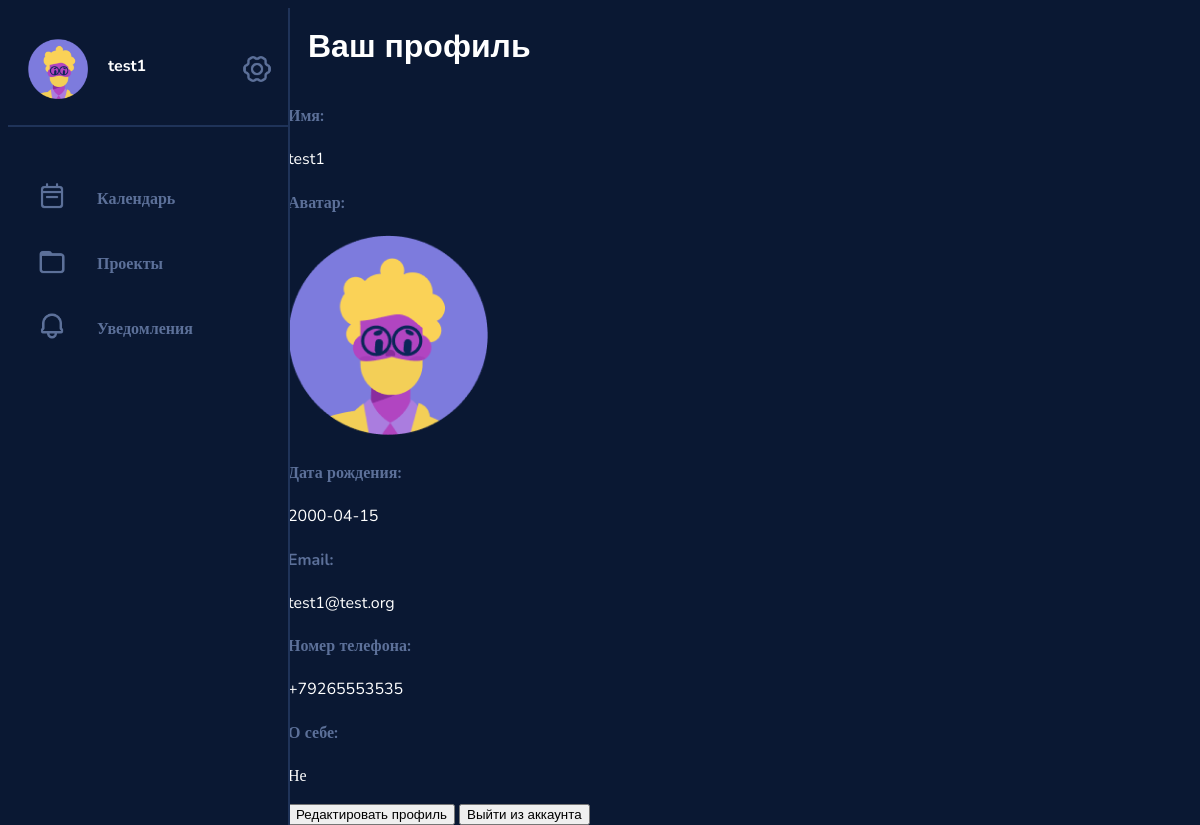
Screenshot of /profile (signed in) with the database file from the repository.
### data/users.py (models this page shows, shortened)
class User(SqlAlchemyBase, UserMixin, SerializerMixin):
    __tablename__ = 'users'
    id = sqlalchemy.Column(sqlalchemy.Integer, primary_key=True, autoincrement=True)
    login = sqlalchemy.Column(sqlalchemy.String, nullable=True)
    password = sqlalchemy.Column(sqlalchemy.String, nullable=True)
    email = sqlalchemy.Column(sqlalchemy.String, index=True, unique=True, nullable=True)
    phone = sqlalchemy.Column(sqlalchemy.String, index=True, unique=True, nullable=True)
    name = sqlalchemy.Column(sqlalchemy.String, nullable=True)
    birth_date = sqlalchemy.Column(sqlalchemy.DateTime, nullable=True)
    bio = sqlalchemy.Column(sqlalchemy.String, nullable=True)
    projects = sqlalchemy.Column(sqlalchemy.String, nullable=True, default=None)
    tasks = sqlalchemy.Column(sqlalchemy.String, nullable=True, default=None)
    picture = sqlalchemy.Column(sqlalchemy.Integer, nullable=True)

### services/profile.py (the view)
@blueprint.route('/profile')
@login_required
def profile():
    user_id = flask_login.current_user.id
    db_sess = session.create_session()
    user = db_sess.query(User).get(user_id)
    return render_template('profile.html', title='Verk | Profile', name=user.name, id=user_id, email=user.email,
                           list_of_avatars=list_of_avatars, avatar=user.picture, phone=user.phone,
                           birth_date=str(user.birth_date).split()[0], bio=user.bio)

### data/db_session.py (called while the page is built)
def create_session() -> Session:
    global __factory
    return __factory()

### funcs.py (called while the page is built)
@login_manager.user_loader
def load_user(user_id):
    return db_session.query(User).get(user_id)

### templates/profile.html (shortened to what this page needs)
<!DOCTYPE html>
<html>
<head>
    <link href="/static/style.css" rel="stylesheet" type="text/css" />
</head>
<body>
{% extends "base.html" %}
{% block content %}
<div class="viewport">
        <div class="profile_info">
            <h1>Ваш профиль</h1>
            <h4>Имя:</h4>
            <p>{{name}}</p>
            <h4>Аватар:</h4>
            <img src={{list_of_avatars[avatar]}}>
            <h4>Дата рождения:</h4>
            <p>{{birth_date}}</p>
            <h4>Email:</h4>
            <p>{{email}}</p>
            <h4>Номер телефона:</h4>
            <p>{{phone}}</p>
            <h4>О себе:</h4>
            <p>{{bio}}</p>
            <button type="submit" onclick="window.location.href='/profile_edit/{{id}}';" value="add_new">Редактировать профиль</button>
            <button type="submit" onclick="window.location.href='/';" value="add_new">Выйти из аккаунта</button>
        </div>
    </div>
{% endblock %}

### templates/base.html (shortened to what this page needs)
<!DOCTYPE html>
<html>
<head>
    <link href="/static/style.css" rel="stylesheet" type="text/css" />
</head>
<body>
    <aside>
        <div class="account_menu">
            <div class="profile_pic">
                <img src="{{list_of_avatars[avatar]}}">
            </div>
            <div class="greeting">
                <h3><a href="/profile/{{id}}">{{name}}</a></h3>
            </div>
            <div class="icon">
                <img src="/static/icons/settings.png">
            </div>
        </div>
        <div class="page_menu">
            <div class="page_element">
                <div class="icon">
                    <img src="/static/icons/calendar.png">
                </div>
                <h4><a href="/agenda">Календарь</a></h4>
            </div>
            <div class="page_element">
                <div class="icon">
                    <img src="/static/icons/folder.png">
                </div>
                <h4><a href="/projects">Проекты</a></h4>
            </div>
            <div class="page_element">
                <div class="icon">
                    <img src="/static/icons/notifications.png">
                </div>
                <h4><a href="/notifications">Уведомления</a></h4>
            </div>
        </div>
    </aside>
{% block content %}{% endblock %}
</body>
</html>

### static/style.css (style rules this page uses)
html, body { height: 100%; width: 100%; background-color: #0A1833; font-family: Nunito, Arial; display: flex; }
h1 { font-family: Arial; color: #FFF; }
h4 { font-family: Nunito; font-size: 16px; color: #5C7099; }
h4 a { color: #5C7099; text-decoration: none; }
h3 { font-family: Nunito; font-size: 16px; color: #FFF; }
p { font-family: Nunito; font-size: 16px; color: #FFF; }
aside { padding-top: 1%; padding: 0%; max-width: 280px; border-width: 0px; border-right-width: 2px; border-style: solid; border-color: #1F3359; position: fixed; background-color: #0A1833; height: 100%; }
.account_menu { display: flex; margin-top: 4%; padding: 20px; margin-bottom: 40px; border-style: solid; border-color: #1F3359; border-width: 0px; border-bottom-width: 2px; }
.greeting { display: grid; margin-left: 20px; min-width: 130px; }
.profile_pic img { width: 60px; }
.page_menu { padding-left: 20px; margin-left: 5px; padding-bottom: 30px; border-style: solid; border-color: #1F3359; border-bottom: None; border-width: 0px; border-bottom-width: 2px; }
.page_element { display: flex; }
.icon img { max-width: 60px; width: 40%; min-width: 30px; margin-left: 4px; margin-top: 15px; }
aside .icon img { margin-right: 120%; }
.viewport { display: grid; margin-left: 280px; width: 100%; }
.viewport h1 { margin-top: 20px; margin-left: 20px; margin-bottom: 40px; margin-right: 20px; }
h3 a { font-family: Nunito; font-size: 16px; color: #FFF; text-decoration: none; }

### rows the page displays
User: name "test1", email "test1@test.org", phone "+79265553535", bio "Не"

### other values shown
{{ birth_date }} "2000-04-15"
